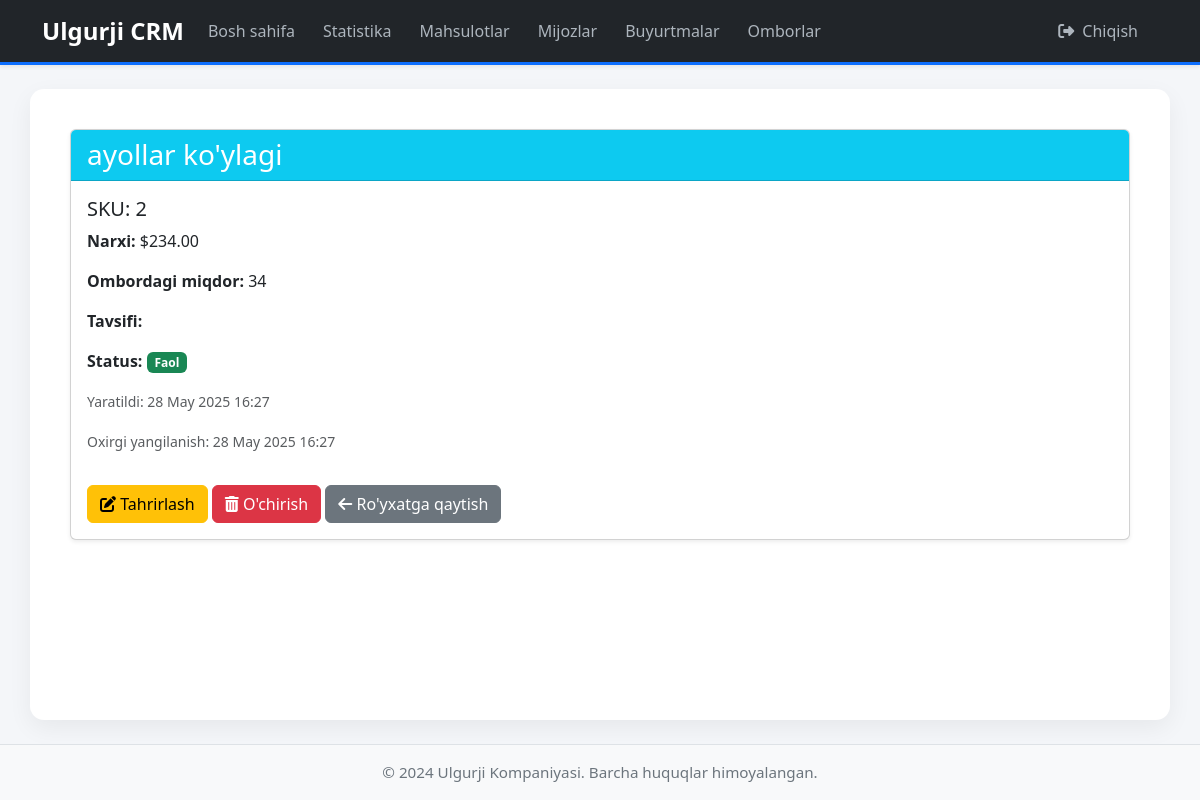
/products/2/ (signed in), run on the app's committed database.
### products/models.py (models this page shows, shortened)
class Product(models.Model):
    name = models.CharField(max_length=200)
    sku = models.CharField(max_length=50, unique=True) # Stock Keeping Unit
    description = models.TextField(blank=True, null=True)
    price = models.DecimalField(max_digits=10, decimal_places=2)
    stock_quantity = models.IntegerField(default=0)
    is_active = models.BooleanField(default=True)
    created_at = models.DateTimeField(auto_now_add=True)
    updated_at = models.DateTimeField(auto_now=True)
    class Meta:
        verbose_name = "Mahsulot"
        verbose_name_plural = "Mahsulotlar"
        ordering = ['name']

### products/views.py (the view)
# urls.py: path('<int:pk>/', views.product_detail, name='product_detail'),
def product_detail(request, pk):
    product = get_object_or_404(Product, pk=pk)
    return render(request, 'products/product_detail.html', {'product': product})

### products/templates/products/product_detail.html (shortened to what this page needs)
{% extends 'base.html' %}
{% block content %}
<div class="card shadow-sm">
    <div class="card-header bg-info text-white">
        <h3 class="mb-0">{{ product.name }}</h3>
    </div>
    <div class="card-body">
        <h5 class="card-title">SKU: <span class="fw-normal">{{ product.sku }}</span></h5>
        <p class="card-text"><strong>Narxi:</strong> ${{ product.price|floatformat:2 }}</p>
        <p class="card-text"><strong>Ombordagi miqdor:</strong> {{ product.stock_quantity }}</p>
        <p class="card-text"><strong>Tavsifi:</strong> {{ product.description|default_if_none:"Tavsif mavjud emas." }}</p>
        <p class="card-text"><strong>Status:</strong>
            {% if product.is_active %}
                <span class="badge bg-success">Faol</span>
            {% else %}
                <span class="badge bg-danger">Faol emas</span>
            {% endif %}
        </p>
        <p class="card-text"><small class="text-muted">Yaratildi: {{ product.created_at|date:"d M Y H:i" }}</small></p>
        <p class="card-text"><small class="text-muted">Oxirgi yangilanish: {{ product.updated_at|date:"d M Y H:i" }}</small></p>
        <a href="{% url 'products:product_update' product.id %}" class="btn btn-warning mt-3"><i class="fas fa-edit"></i> Tahrirlash</a>
        <a href="{% url 'products:product_delete' product.id %}" class="btn btn-danger mt-3"><i class="fas fa-trash-alt"></i> O'chirish</a>
        <a href="{% url 'products:product_list' %}" class="btn btn-secondary mt-3"><i class="fas fa-arrow-left"></i> Ro'yxatga qaytish</a>
    </div>
</div>
{% endblock %}

### core/templates/base.html (style rules this page uses)
body { background-color: #f4f6f9; font-family: 'Segoe UI', sans-serif; }

### data on the page
Product: name "ayollar ko'ylagi", sku "2", price "234.00", stock_quantity "34", created_at "28 May 2025 16:27", updated_at "28 May 2025 16:27"
